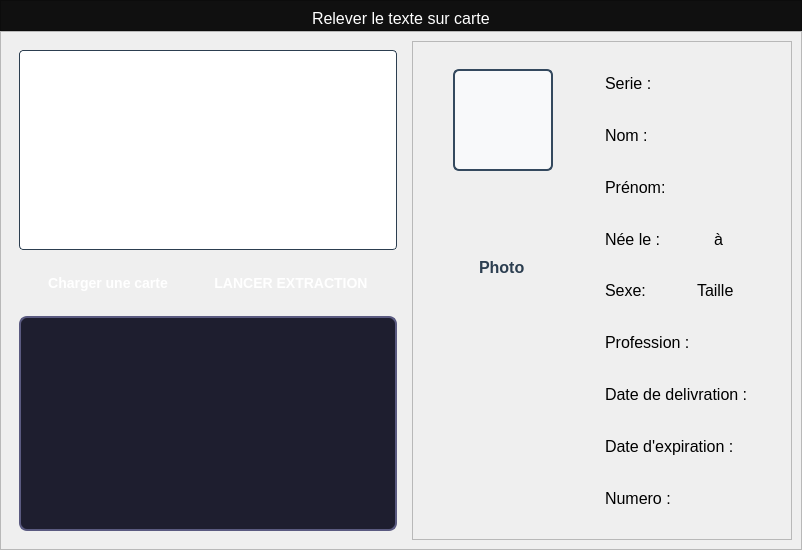
<?xml version="1.0" encoding="UTF-8"?>
<ui version="4.0">
 <class>Fenetre</class>
 <widget class="QWidget" name="Fenetre">
  <property name="geometry">
   <rect>
    <x>0</x>
    <y>0</y>
    <width>802</width>
    <height>550</height>
   </rect>
  </property>
  <property name="minimumSize">
   <size>
    <width>500</width>
    <height>500</height>
   </size>
  </property>
  <property name="maximumSize">
   <size>
    <width>900</width>
    <height>550</height>
   </size>
  </property>
  <property name="windowTitle">
   <string>Form</string>
  </property>
  <property name="styleSheet">
   <string notr="true">QLabel {
    font-family: &quot;Segoe UI&quot;;       /* Même police pour cohérence */
    font-size: 12pt;
    font-weight: normal;           /* Texte normal */
    color: #000000;                /* Noir classique */
    padding: 2px;                  /* Petit espace pour aérer */
}
</string>
  </property>
  <layout class="QVBoxLayout" name="verticalLayout">
   <property name="spacing">
    <number>0</number>
   </property>
   <property name="leftMargin">
    <number>0</number>
   </property>
   <property name="topMargin">
    <number>0</number>
   </property>
   <property name="rightMargin">
    <number>0</number>
   </property>
   <property name="bottomMargin">
    <number>0</number>
   </property>
   <item alignment="Qt::AlignmentFlag::AlignTop">
    <widget class="QFrame" name="frame">
     <property name="styleSheet">
      <string notr="true">background-color: rgb(16, 16, 16);</string>
     </property>
     <property name="frameShape">
      <enum>QFrame::Shape::StyledPanel</enum>
     </property>
     <property name="frameShadow">
      <enum>QFrame::Shadow::Raised</enum>
     </property>
     <layout class="QVBoxLayout" name="verticalLayout_2">
      <property name="spacing">
       <number>0</number>
      </property>
      <property name="leftMargin">
       <number>0</number>
      </property>
      <property name="topMargin">
       <number>6</number>
      </property>
      <property name="rightMargin">
       <number>0</number>
      </property>
      <property name="bottomMargin">
       <number>0</number>
      </property>
      <item alignment="Qt::AlignmentFlag::AlignHCenter|Qt::AlignmentFlag::AlignVCenter">
       <widget class="QLabel" name="label">
        <property name="font">
         <font>
          <family>Segoe UI</family>
          <pointsize>16</pointsize>
          <italic>false</italic>
          <bold>true</bold>
         </font>
        </property>
        <property name="styleSheet">
         <string notr="true">color: rgb(255, 255, 255);
font: 700 16pt &quot;Segoe UI&quot;;</string>
        </property>
        <property name="text">
         <string>Relever le texte sur carte</string>
        </property>
       </widget>
      </item>
     </layout>
    </widget>
   </item>
   <item>
    <widget class="QFrame" name="frame_2">
     <property name="sizePolicy">
      <sizepolicy hsizetype="Preferred" vsizetype="Expanding">
       <horstretch>0</horstretch>
       <verstretch>0</verstretch>
      </sizepolicy>
     </property>
     <property name="frameShape">
      <enum>QFrame::Shape::StyledPanel</enum>
     </property>
     <property name="frameShadow">
      <enum>QFrame::Shadow::Raised</enum>
     </property>
     <layout class="QHBoxLayout" name="horizontalLayout">
      <item alignment="Qt::AlignmentFlag::AlignLeft">
       <widget class="QWidget" name="widget" native="true">
        <layout class="QVBoxLayout" name="verticalLayout_3">
         <item>
          <widget class="QLabel" name="label_carte">
           <property name="minimumSize">
            <size>
             <width>200</width>
             <height>200</height>
            </size>
           </property>
           <property name="styleSheet">
            <string notr="true">QLabel {
    border: 1px solid #2c3e50;
    border-radius: 4px;
    background-color: white;
    box-shadow: 2px 2px 6px rgba(0,0,0,0.25); /* Effet ombre */
    qproperty-alignment: AlignCenter;
}
</string>
           </property>
           <property name="text">
            <string/>
           </property>
          </widget>
         </item>
         <item>
          <widget class="QWidget" name="widget_3" native="true">
           <property name="styleSheet">
            <string notr="true">QPushButton {
    background: qlineargradient(
        x1:0, y1:0, x2:1, y2:1,
        stop:0 #8e44ad,
        stop:0.5 #9b59b6,
        stop:1 #7d3c98
    );
    border-radius: 8px;
    color: white;
    font-weight: 600;
    font-size: 14px;
    text-transform: uppercase;
    padding: 10px 20px;
}

QPushButton:hover {
    background: qlineargradient(
        x1:0, y1:0, x2:1, y2:1,
        stop:0 #9b59b6,
        stop:0.5 #af7bc5,
        stop:1 #8e44ad
    );
}

QPushButton:pressed {
    background: qlineargradient(
        x1:0, y1:0, x2:1, y2:1,
        stop:0 #7d3c98,
        stop:0.5 #8e44ad,
        stop:1 #6c3483
    );
}
</string>
           </property>
           <layout class="QHBoxLayout" name="horizontalLayout_12">
            <item>
             <widget class="QPushButton" name="bouton_charger">
              <property name="styleSheet">
               <string notr="true"/>
              </property>
              <property name="text">
               <string>Charger une carte</string>
              </property>
             </widget>
            </item>
            <item>
             <widget class="QPushButton" name="boutton_extraire">
              <property name="text">
               <string>LANCER EXTRACTION</string>
              </property>
             </widget>
            </item>
           </layout>
          </widget>
         </item>
         <item>
          <widget class="QTextEdit" name="text">
           <property name="styleSheet">
            <string notr="true">/* Style pour QTextEdit */
QTextEdit {
    background-color: #1e1e2f;       /* Couleur de fond */
    color: #ffffff;                  /* Couleur du texte */
    border: 2px solid #5a5a80;      /* Bordure */
    border-radius: 8px;              /* Coins arrondis */
    padding: 5px;                     /* Padding intérieur */
    font-family: &quot;Consolas&quot;, monospace; /* Police */
    font-size: 14px;                  /* Taille du texte */
}

/* Style quand le QTextEdit est focus */
QTextEdit:focus {
    border: 2px solid #7289da;      /* Couleur de bordure au focus */
    background-color: #2e2e44;      /* Légèrement différent quand actif */
}

/* Style pour le scrollbar vertical */
QScrollBar:vertical {
    border: none;
    background: #2e2e44;
    width: 12px;
    margin: 0px 0px 0px 0px;
    border-radius: 5px;
}

QScrollBar::handle:vertical {
    background: #5a5a80;
    min-height: 20px;
    border-radius: 5px;
}

QScrollBar::add-line:vertical,
QScrollBar::sub-line:vertical {
    height: 0px;
}

QScrollBar::add-page:vertical,
QScrollBar::sub-page:vertical {
    background: none;
}
</string>
           </property>
          </widget>
         </item>
        </layout>
       </widget>
      </item>
      <item>
       <widget class="QFrame" name="frame_3">
        <property name="sizePolicy">
         <sizepolicy hsizetype="Expanding" vsizetype="Expanding">
          <horstretch>0</horstretch>
          <verstretch>0</verstretch>
         </sizepolicy>
        </property>
        <property name="frameShape">
         <enum>QFrame::Shape::StyledPanel</enum>
        </property>
        <property name="frameShadow">
         <enum>QFrame::Shadow::Raised</enum>
        </property>
        <layout class="QHBoxLayout" name="horizontalLayout_2">
         <item>
          <widget class="QWidget" name="widget_2" native="true">
           <property name="styleSheet">
            <string notr="true">QLabel {
    font-family: &quot;Segoe UI&quot;;       /* Police moderne, lisible */
    font-size: 12pt;               /* Taille texte */
    font-weight: bold;             /* Texte en gras */
    color: #2c3e50;                /* Gris foncé élégant */
}
</string>
           </property>
           <layout class="QVBoxLayout" name="verticalLayout_4">
            <item>
             <widget class="QWidget" name="widget_4" native="true">
              <layout class="QVBoxLayout" name="verticalLayout_5">
               <item alignment="Qt::AlignmentFlag::AlignHCenter">
                <widget class="QLabel" name="label_photo">
                 <property name="minimumSize">
                  <size>
                   <width>100</width>
                   <height>100</height>
                  </size>
                 </property>
                 <property name="maximumSize">
                  <size>
                   <width>150</width>
                   <height>150</height>
                  </size>
                 </property>
                 <property name="styleSheet">
                  <string notr="true">QLabel {
    border: 2px solid #34495e;        /* Bordure gris foncé élégante */
    border-radius: 6px;               /* Légers coins arrondis */
    background-color: #f8f9fa;        /* Fond neutre clair */
    padding: 4px;                     /* Espace intérieur */
    qproperty-alignment: AlignCenter; /* Centre la photo */
}
</string>
                 </property>
                 <property name="text">
                  <string/>
                 </property>
                </widget>
               </item>
               <item alignment="Qt::AlignmentFlag::AlignHCenter|Qt::AlignmentFlag::AlignBottom">
                <widget class="QLabel" name="label_3">
                 <property name="text">
                  <string>Photo</string>
                 </property>
                </widget>
               </item>
              </layout>
             </widget>
            </item>
            <item>
             <widget class="QWidget" name="widget_5" native="true"/>
            </item>
           </layout>
          </widget>
         </item>
         <item>
          <widget class="QWidget" name="widget_numero" native="true">
           <layout class="QVBoxLayout" name="verticalLayout_6">
            <item>
             <layout class="QHBoxLayout" name="horizontalLayout_3">
              <item>
               <widget class="QLabel" name="label_4">
                <property name="text">
                 <string>Serie :</string>
                </property>
               </widget>
              </item>
              <item>
               <widget class="QLabel" name="label_serie">
                <property name="text">
                 <string/>
                </property>
               </widget>
              </item>
             </layout>
            </item>
            <item>
             <layout class="QHBoxLayout" name="horizontalLayout_4">
              <item>
               <widget class="QLabel" name="label_5">
                <property name="text">
                 <string>Nom :</string>
                </property>
               </widget>
              </item>
              <item>
               <widget class="QLabel" name="label_nom">
                <property name="text">
                 <string/>
                </property>
               </widget>
              </item>
             </layout>
            </item>
            <item>
             <layout class="QHBoxLayout" name="horizontalLayout_5">
              <item>
               <widget class="QLabel" name="label_6">
                <property name="text">
                 <string>Prénom:</string>
                </property>
               </widget>
              </item>
              <item>
               <widget class="QLabel" name="label_prenom">
                <property name="text">
                 <string/>
                </property>
               </widget>
              </item>
             </layout>
            </item>
            <item>
             <layout class="QHBoxLayout" name="horizontalLayout_6">
              <item>
               <widget class="QLabel" name="label_8">
                <property name="text">
                 <string>Née le :</string>
                </property>
               </widget>
              </item>
              <item>
               <widget class="QLabel" name="label_date_naissance">
                <property name="text">
                 <string/>
                </property>
               </widget>
              </item>
              <item alignment="Qt::AlignmentFlag::AlignLeft">
               <widget class="QLabel" name="label_13">
                <property name="text">
                 <string>à</string>
                </property>
               </widget>
              </item>
              <item>
               <widget class="QLabel" name="label_lieu">
                <property name="text">
                 <string/>
                </property>
               </widget>
              </item>
             </layout>
            </item>
            <item>
             <layout class="QHBoxLayout" name="horizontalLayout_7">
              <item>
               <widget class="QLabel" name="label_7">
                <property name="text">
                 <string>Sexe:</string>
                </property>
               </widget>
              </item>
              <item>
               <widget class="QLabel" name="label_sexe">
                <property name="text">
                 <string/>
                </property>
               </widget>
              </item>
              <item>
               <widget class="QLabel" name="label_15">
                <property name="text">
                 <string>Taille</string>
                </property>
               </widget>
              </item>
              <item>
               <widget class="QLabel" name="label_taille">
                <property name="text">
                 <string/>
                </property>
               </widget>
              </item>
             </layout>
            </item>
            <item>
             <layout class="QHBoxLayout" name="horizontalLayout_8">
              <item>
               <widget class="QLabel" name="label_9">
                <property name="text">
                 <string>Profession :</string>
                </property>
               </widget>
              </item>
              <item>
               <widget class="QLabel" name="label_profession">
                <property name="text">
                 <string/>
                </property>
               </widget>
              </item>
             </layout>
            </item>
            <item>
             <layout class="QHBoxLayout" name="horizontalLayout_9">
              <item>
               <widget class="QLabel" name="label_10">
                <property name="text">
                 <string>Date de delivration :</string>
                </property>
               </widget>
              </item>
              <item>
               <widget class="QLabel" name="label_delivration">
                <property name="text">
                 <string/>
                </property>
               </widget>
              </item>
             </layout>
            </item>
            <item>
             <layout class="QHBoxLayout" name="horizontalLayout_10">
              <item>
               <widget class="QLabel" name="label_11">
                <property name="text">
                 <string>Date d'expiration :</string>
                </property>
               </widget>
              </item>
              <item>
               <widget class="QLabel" name="label_expiration">
                <property name="text">
                 <string/>
                </property>
               </widget>
              </item>
             </layout>
            </item>
            <item>
             <layout class="QHBoxLayout" name="horizontalLayout_11">
              <item>
               <widget class="QLabel" name="label_12">
                <property name="text">
                 <string>Numero :</string>
                </property>
               </widget>
              </item>
              <item>
               <widget class="QLabel" name="label_numero">
                <property name="text">
                 <string/>
                </property>
               </widget>
              </item>
             </layout>
            </item>
           </layout>
          </widget>
         </item>
        </layout>
       </widget>
      </item>
     </layout>
    </widget>
   </item>
  </layout>
 </widget>
 <resources/>
 <connections/>
</ui>
